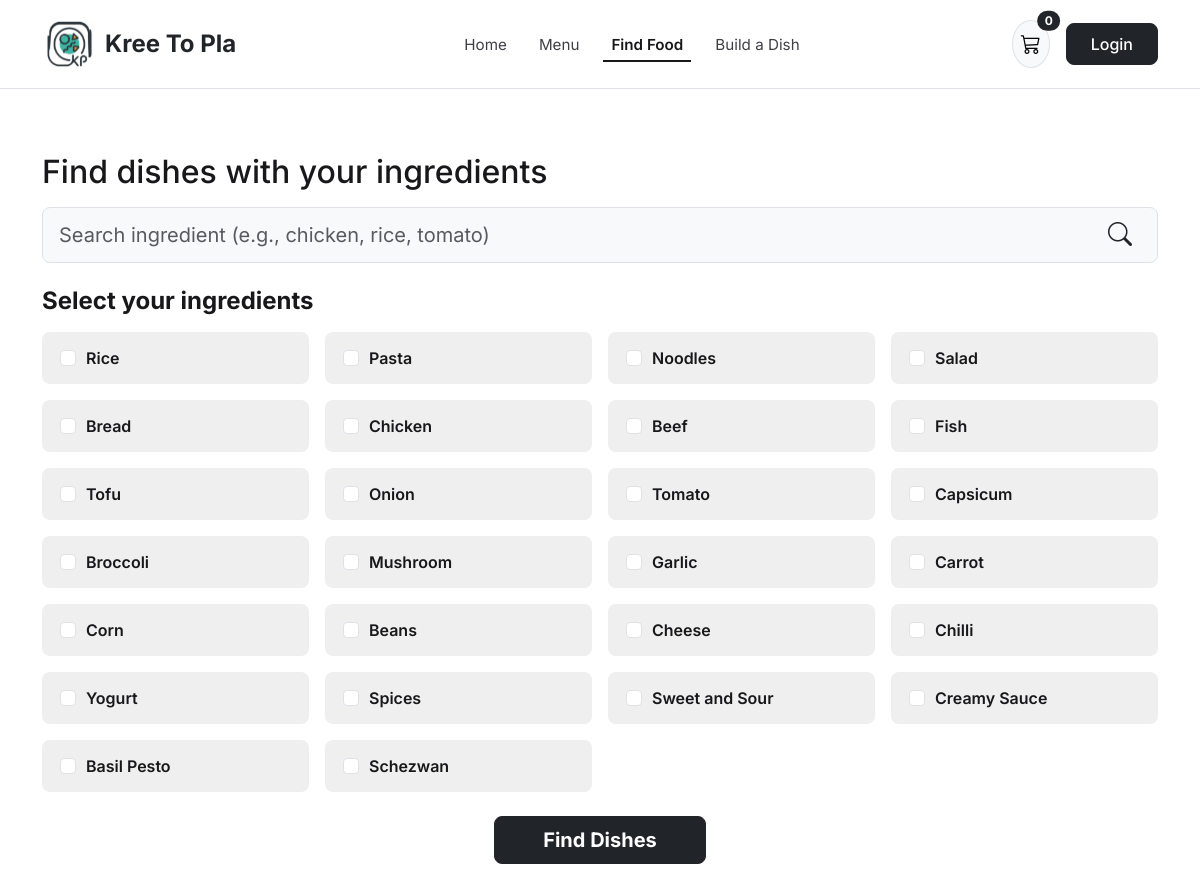
The page /find_food.php on the database its author committed.
### tables this page shows
CREATE TABLE Ingredient (
  ingredient_id   INT UNSIGNED AUTO_INCREMENT PRIMARY KEY,
  ingredient_name VARCHAR(150) NOT NULL,
  category        ENUM('Base', 'Protein', 'Vegetable', 'Sauce', 'Other') NOT NULL DEFAULT 'Vegetable',
  price           DECIMAL(10,2) NOT NULL DEFAULT 25.00,
  allergy_info    TEXT NULL,
  is_available    BOOLEAN NOT NULL DEFAULT TRUE,
  CONSTRAINT ck_ingredient_price CHECK (price >= 0)
);

### includes/security.php (called while the page is built, shortened)
<?php
function e(mixed $value): string
{
    return htmlspecialchars((string) ($value ?? ''), ENT_QUOTES | ENT_SUBSTITUTE, 'UTF-8');
}

### find_food.php (the view, shortened to what this page needs)
<?php
require_once __DIR__ . '/includes/security.php';
$ingStmt = $pdo->query('SELECT ingredient_id, ingredient_name, category, allergy_info FROM Ingredient WHERE is_available = TRUE ORDER BY ingredient_id ASC');
$allIngredients = $ingStmt->fetchAll();
$selectedIds = isset($_GET['ingredients']) && is_array($_GET['ingredients'])
    ? array_values(array_filter(array_map('intval', $_GET['ingredients']), fn($id) => $id > 0))
    : [];
$searchQuery = trim((string) ($_GET['q'] ?? ''));
require_once __DIR__ . '/includes/header.php';
?>
<div class="container py-5">
    <form method="GET" action="find_food.php" class="mb-5">
        <h2 class="fw-extrabold mb-3">Find dishes with your ingredients</h2>
        <div class="input-group input-group-lg mb-4 bg-light rounded-3 border">
            <input type="text" id="js-ingredient-filter-input" name="q"
                   class="form-control bg-transparent border-0"
                   placeholder="Search ingredient (e.g., chicken, rice, tomato)"
                   value="<?= e($searchQuery) ?>">
            <button class="btn btn-link text-dark px-4" type="submit" title="Search">
                <i class="bi bi-search fs-4"></i>
            </button>
        </div>
        <h4 class="fw-bold mb-3">Select your ingredients</h4>
        <div class="row row-cols-2 row-cols-md-4 g-3 mb-4">
            <?php foreach ($allIngredients as $ing):
                $id      = (int) $ing['ingredient_id'];
                $checked = in_array($id, $selectedIds, true);
            ?>
                <div class="col js-ingredient-item" data-name="<?= e($ing['ingredient_name']) ?>">
                    <label class="kp-ing-pill w-100 <?= $checked ? 'selected' : '' ?>">
                        <input type="checkbox" name="ingredients[]" value="<?= $id ?>"
                               class="form-check-input mt-0" <?= $checked ? 'checked' : '' ?>>
                        <span><?= e($ing['ingredient_name']) ?></span>
                    </label>
                </div>
            <?php endforeach; ?>
        </div>
        <div class="text-center mt-4">
            <button type="submit" class="btn btn-dark btn-lg px-5 py-2 fw-bold">Find Dishes</button>
        </div>
    </form>
</div>
<?php require_once __DIR__ . '/includes/footer.php'; ?>

### assets/css/style.css (style rules this page uses)
:root { --kp-black: #18181b; --kp-gray-bg: #d9d9d9; --kp-light-bg: #f4f4f5; --kp-accent-teal: #2dd4bf; --kp-accent-red: #dc2626; --kp-accent-amber: #d97706; --kp-purple: #6d5acd; }
body { font-family: 'Inter', -apple-system, BlinkMacSystemFont, sans-serif; color: var(--kp-black); background-color: #ffffff; }
.kp-ing-pill { display: flex; align-items: center; gap: 10px; background-color: #efefef; border: 2px solid transparent; border-radius: 8px; padding: 12px 16px; cursor: pointer; font-weight: 600; user-select: none; transition: all 0.15s ease; }

### rows shown on the page
ingredient: ingredient_name "Rice"
ingredient: ingredient_name "Pasta"
ingredient: ingredient_name "Noodles"
ingredient: ingredient_name "Salad"
ingredient: ingredient_name "Bread"
ingredient: ingredient_name "Chicken"
ingredient: ingredient_name "Beef"
ingredient: ingredient_name "Fish"
ingredient: ingredient_name "Tofu"
ingredient: ingredient_name "Onion"
ingredient: ingredient_name "Tomato"
ingredient: ingredient_name "Capsicum"
ingredient: ingredient_name "Broccoli"
ingredient: ingredient_name "Mushroom"
ingredient: ingredient_name "Garlic"
ingredient: ingredient_name "Carrot"
ingredient: ingredient_name "Corn"
ingredient: ingredient_name "Beans"
ingredient: ingredient_name "Cheese"
ingredient: ingredient_name "Chilli"
ingredient: ingredient_name "Yogurt"
ingredient: ingredient_name "Spices"
ingredient: ingredient_name "Sweet and Sour"
ingredient: ingredient_name "Creamy Sauce"
ingredient: ingredient_name "Basil Pesto"
ingredient: ingredient_name "Schezwan"

### other values the page prints
$cartCount "0"
